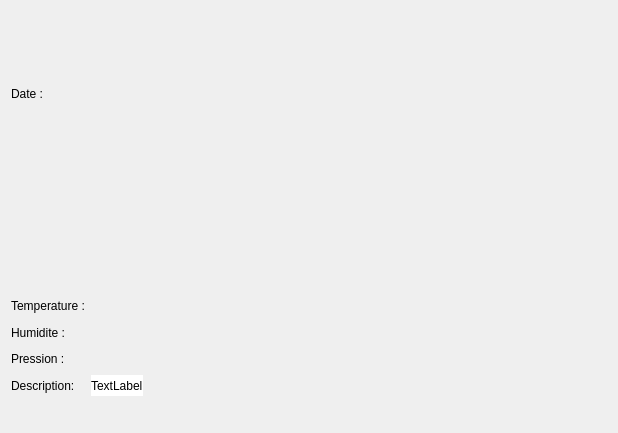
<?xml version="1.0" encoding="UTF-8"?>
<ui version="4.0">
 <class>WidgetVille</class>
 <widget class="QWidget" name="WidgetVille">
  <property name="geometry">
   <rect>
    <x>0</x>
    <y>0</y>
    <width>618</width>
    <height>433</height>
   </rect>
  </property>
  <property name="windowTitle">
   <string>Form</string>
  </property>
  <layout class="QVBoxLayout" name="verticalLayout">
   <item>
    <spacer name="horizontalSpacer">
     <property name="orientation">
      <enum>Qt::Horizontal</enum>
     </property>
     <property name="sizeHint" stdset="0">
      <size>
       <width>40</width>
       <height>20</height>
      </size>
     </property>
    </spacer>
   </item>
   <item>
    <widget class="QLabel" name="label_8">
     <property name="text">
      <string>Date :</string>
     </property>
    </widget>
   </item>
   <item>
    <widget class="QLabel" name="textdateville">
     <property name="text">
      <string/>
     </property>
    </widget>
   </item>
   <item>
    <layout class="QGridLayout" name="gridLayout">
     <item row="1" column="0">
      <widget class="QLabel" name="label_2">
       <property name="text">
        <string>Humidite :</string>
       </property>
      </widget>
     </item>
     <item row="1" column="3">
      <spacer name="horizontalSpacer_3">
       <property name="orientation">
        <enum>Qt::Horizontal</enum>
       </property>
       <property name="sizeHint" stdset="0">
        <size>
         <width>40</width>
         <height>20</height>
        </size>
       </property>
      </spacer>
     </item>
     <item row="2" column="1">
      <layout class="QHBoxLayout" name="horizontalLayout_3">
       <item>
        <widget class="QLabel" name="textpressville">
         <property name="text">
          <string/>
         </property>
        </widget>
       </item>
      </layout>
     </item>
     <item row="1" column="1">
      <layout class="QHBoxLayout" name="horizontalLayout_2">
       <item>
        <widget class="QLabel" name="texthumiville">
         <property name="text">
          <string/>
         </property>
        </widget>
       </item>
      </layout>
     </item>
     <item row="0" column="3">
      <spacer name="horizontalSpacer_2">
       <property name="orientation">
        <enum>Qt::Horizontal</enum>
       </property>
       <property name="sizeHint" stdset="0">
        <size>
         <width>40</width>
         <height>20</height>
        </size>
       </property>
      </spacer>
     </item>
     <item row="0" column="0">
      <widget class="QLabel" name="label">
       <property name="text">
        <string>Temperature :</string>
       </property>
      </widget>
     </item>
     <item row="3" column="1">
      <widget class="QLabel" name="labelicone">
       <property name="autoFillBackground">
        <bool>false</bool>
       </property>
       <property name="styleSheet">
        <string notr="true">QWidget{
background: rgb(255, 255,255);
}</string>
       </property>
       <property name="text">
        <string>TextLabel</string>
       </property>
      </widget>
     </item>
     <item row="3" column="0">
      <widget class="QLabel" name="label_4">
       <property name="text">
        <string>Description: </string>
       </property>
      </widget>
     </item>
     <item row="0" column="1">
      <layout class="QHBoxLayout" name="horizontalLayout">
       <item>
        <widget class="QLabel" name="texttempville">
         <property name="text">
          <string/>
         </property>
        </widget>
       </item>
      </layout>
     </item>
     <item row="2" column="0">
      <widget class="QLabel" name="label_3">
       <property name="text">
        <string>Pression :</string>
       </property>
      </widget>
     </item>
     <item row="4" column="1">
      <widget class="QLabel" name="textdescville">
       <property name="text">
        <string/>
       </property>
      </widget>
     </item>
    </layout>
   </item>
  </layout>
 </widget>
 <resources/>
 <connections/>
</ui>
